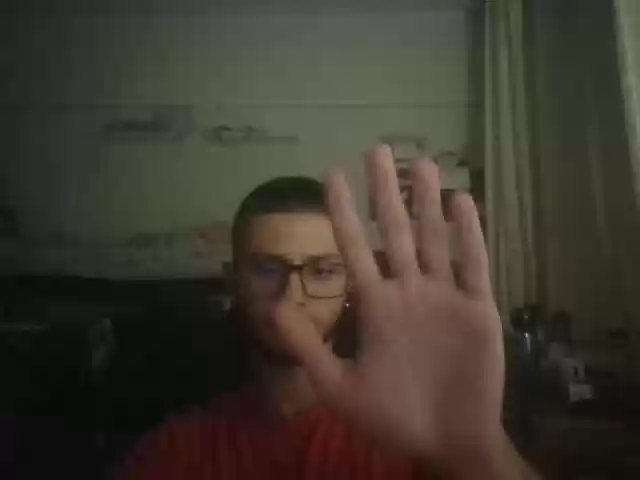
#> input picture frame 0 of examples/video.mp4, 640 x 480 px
$ python main.py
#> lines starting #> are read from the running program, lines starting #| are printed output that depends on the picture
import cv2
import numpy as np
import matplotlib.pyplot as plt
import os

def motion_heatmap(video_path="video.mp4", save_path="heatmap_output.png", show_frames=False):
#> called with video_path = 'video.mp4', save_path = 'heatmap_result.png', show_frames = True
    if not os.path.exists(video_path):
        raise FileNotFoundError(f"Файл {video_path} не найден")

    cap = cv2.VideoCapture(video_path)
    ret, frame = cap.read()
#> frame is the input picture: shape (480, 640, 3); mean B, G, R 47.1, 56.5, 62.7
    if not ret:
        raise ValueError("Не удалось считать видео")

    # первый кадр в оттенки серого
    gray = cv2.cvtColor(frame, cv2.COLOR_BGR2GRAY)
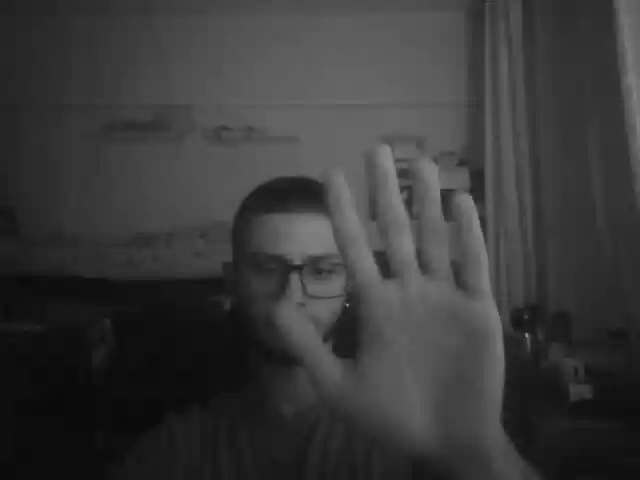
#> gray: shape (480, 640); min 10, max 155, mean 57.2
    heatmap = np.zeros_like(gray, dtype=np.float32)

    fgbg = cv2.createBackgroundSubtractorMOG2(history=500, varThreshold=50, detectShadows=False)

    frame_count = 0

    while True:
        ret, frame = cap.read()
        if not ret:
            break

        gray = cv2.cvtColor(frame, cv2.COLOR_BGR2GRAY)
        fgmask = fgbg.apply(gray)
#> fgmask: shape (480, 640); every value is 255

        # Бинаризация маски (чтобы не учитывать тени)
        _, fgmask = cv2.threshold(fgmask, 200, 255, cv2.THRESH_BINARY)

        kernel = np.ones((3,3), np.uint8)
        fgmask = cv2.morphologyEx(fgmask, cv2.MORPH_OPEN, kernel)
        fgmask = cv2.morphologyEx(fgmask, cv2.MORPH_DILATE, kernel)

        heatmap += fgmask.astype(np.float32)
#> heatmap: shape (480, 640) float32; every value is 255

        frame_count += 1

        if show_frames:
            cv2.imshow("Frame", frame)
            cv2.imshow("Motion Mask", fgmask)
            if cv2.waitKey(1) & 0xFF == 27:
#> (key Esc is pressed here)
                break

    cap.release()
    cv2.destroyAllWindows()

    print(f"[INFO] Обработано кадров: {frame_count}")

    # Нормализация тепловой карты
    heatmap = cv2.GaussianBlur(heatmap, (11,11), 0)
#> heatmap: shape (480, 640) float32; every value is 255
    heatmap = cv2.normalize(heatmap, None, 0, 255, cv2.NORM_MINMAX)
#> heatmap: shape (480, 640) float32; every value is 0
    heatmap = heatmap.astype(np.uint8)
#> heatmap: shape (480, 640); every value is 0

    # Цветовая карта
    colored = cv2.applyColorMap(heatmap, cv2.COLORMAP_JET)
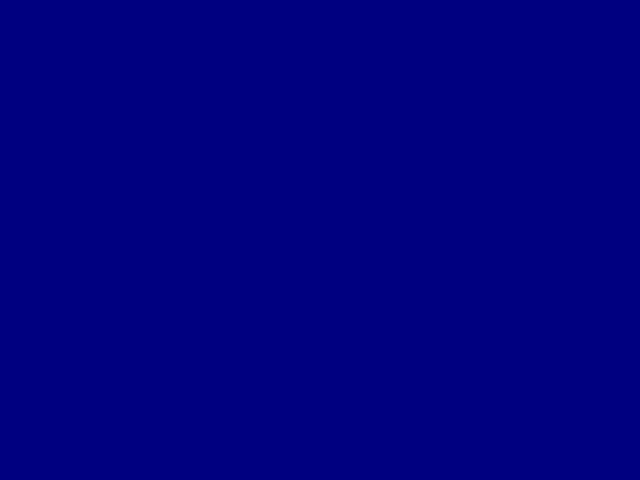
#> colored: shape (480, 640, 3); mean B, G, R 128, 0, 0

    # Сохраняем результат
    cv2.imwrite(save_path, colored)
    print(f"[INFO] Тепловая карта сохранена как {save_path}")

    plt.figure(figsize=(10,6))
    plt.title("Motion Heatmap")
    plt.imshow(cv2.cvtColor(colored, cv2.COLOR_BGR2RGB))
    plt.axis('off')
    plt.show()


if __name__ == "__main__":
    motion_heatmap("video.mp4", save_path="heatmap_result.png", show_frames=True)
